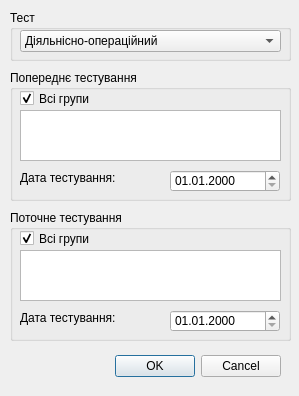
<?xml version="1.0" encoding="UTF-8"?>
<ui version="4.0">
 <class>StudentDialog</class>
 <widget class="QDialog" name="StudentDialog">
  <property name="geometry">
   <rect>
    <x>0</x>
    <y>0</y>
    <width>299</width>
    <height>396</height>
   </rect>
  </property>
  <property name="minimumSize">
   <size>
    <width>299</width>
    <height>396</height>
   </size>
  </property>
  <property name="maximumSize">
   <size>
    <width>299</width>
    <height>396</height>
   </size>
  </property>
  <property name="windowTitle">
   <string>Параметри обробки</string>
  </property>
  <widget class="QDialogButtonBox" name="buttonBox">
   <property name="geometry">
    <rect>
     <x>80</x>
     <y>350</y>
     <width>201</width>
     <height>32</height>
    </rect>
   </property>
   <property name="orientation">
    <enum>Qt::Horizontal</enum>
   </property>
   <property name="standardButtons">
    <set>QDialogButtonBox::Cancel|QDialogButtonBox::Ok</set>
   </property>
  </widget>
  <widget class="QGroupBox" name="groupBox">
   <property name="geometry">
    <rect>
     <x>10</x>
     <y>10</y>
     <width>281</width>
     <height>51</height>
    </rect>
   </property>
   <property name="title">
    <string>Тест</string>
   </property>
   <widget class="QComboBox" name="cbTest">
    <property name="geometry">
     <rect>
      <x>10</x>
      <y>20</y>
      <width>261</width>
      <height>22</height>
     </rect>
    </property>
    <item>
     <property name="text">
      <string>Діяльнісно-операційний</string>
     </property>
    </item>
    <item>
     <property name="text">
      <string>Інформаційно-технологічний</string>
     </property>
    </item>
    <item>
     <property name="text">
      <string>Когнітивний з маркетингу туризму</string>
     </property>
    </item>
    <item>
     <property name="text">
      <string>Когнітивний з менеджменту</string>
     </property>
    </item>
    <item>
     <property name="text">
      <string>Особистісно-творчий</string>
     </property>
    </item>
    <item>
     <property name="text">
      <string>Мотиваційний</string>
     </property>
    </item>
   </widget>
  </widget>
  <widget class="QGroupBox" name="groupBox_2">
   <property name="geometry">
    <rect>
     <x>10</x>
     <y>70</y>
     <width>281</width>
     <height>131</height>
    </rect>
   </property>
   <property name="title">
    <string>Попереднє тестування</string>
   </property>
   <widget class="QCheckBox" name="cbGroupBegin">
    <property name="geometry">
     <rect>
      <x>10</x>
      <y>20</y>
      <width>201</width>
      <height>17</height>
     </rect>
    </property>
    <property name="text">
     <string>Всі групи</string>
    </property>
    <property name="checked">
     <bool>true</bool>
    </property>
   </widget>
   <widget class="QListWidget" name="lwGroupBegin">
    <property name="geometry">
     <rect>
      <x>10</x>
      <y>40</y>
      <width>261</width>
      <height>51</height>
     </rect>
    </property>
   </widget>
   <widget class="QLabel" name="label">
    <property name="geometry">
     <rect>
      <x>10</x>
      <y>100</y>
      <width>141</width>
      <height>16</height>
     </rect>
    </property>
    <property name="text">
     <string>Дата тестування:</string>
    </property>
   </widget>
   <widget class="QDateEdit" name="deBegin">
    <property name="geometry">
     <rect>
      <x>160</x>
      <y>100</y>
      <width>110</width>
      <height>22</height>
     </rect>
    </property>
    <property name="displayFormat">
     <string>dd.MM.yyyy</string>
    </property>
   </widget>
  </widget>
  <widget class="QGroupBox" name="groupBox_3">
   <property name="geometry">
    <rect>
     <x>10</x>
     <y>210</y>
     <width>281</width>
     <height>131</height>
    </rect>
   </property>
   <property name="title">
    <string>Поточне тестування</string>
   </property>
   <widget class="QCheckBox" name="cbGroupCurrent">
    <property name="geometry">
     <rect>
      <x>10</x>
      <y>20</y>
      <width>201</width>
      <height>17</height>
     </rect>
    </property>
    <property name="text">
     <string>Всі групи</string>
    </property>
    <property name="checked">
     <bool>true</bool>
    </property>
   </widget>
   <widget class="QListWidget" name="lwGroupCurrent">
    <property name="geometry">
     <rect>
      <x>10</x>
      <y>40</y>
      <width>261</width>
      <height>51</height>
     </rect>
    </property>
   </widget>
   <widget class="QLabel" name="label_3">
    <property name="geometry">
     <rect>
      <x>10</x>
      <y>100</y>
      <width>141</width>
      <height>16</height>
     </rect>
    </property>
    <property name="text">
     <string>Дата тестування:</string>
    </property>
   </widget>
   <widget class="QDateEdit" name="deCurrent">
    <property name="geometry">
     <rect>
      <x>160</x>
      <y>100</y>
      <width>110</width>
      <height>22</height>
     </rect>
    </property>
    <property name="displayFormat">
     <string>dd.MM.yyyy</string>
    </property>
   </widget>
  </widget>
 </widget>
 <resources/>
 <connections>
  <connection>
   <sender>buttonBox</sender>
   <signal>accepted()</signal>
   <receiver>StudentDialog</receiver>
   <slot>accept()</slot>
   <hints>
    <hint type="sourcelabel">
     <x>248</x>
     <y>254</y>
    </hint>
    <hint type="destinationlabel">
     <x>157</x>
     <y>274</y>
    </hint>
   </hints>
  </connection>
  <connection>
   <sender>buttonBox</sender>
   <signal>rejected()</signal>
   <receiver>StudentDialog</receiver>
   <slot>reject()</slot>
   <hints>
    <hint type="sourcelabel">
     <x>316</x>
     <y>260</y>
    </hint>
    <hint type="destinationlabel">
     <x>286</x>
     <y>274</y>
    </hint>
   </hints>
  </connection>
 </connections>
</ui>
